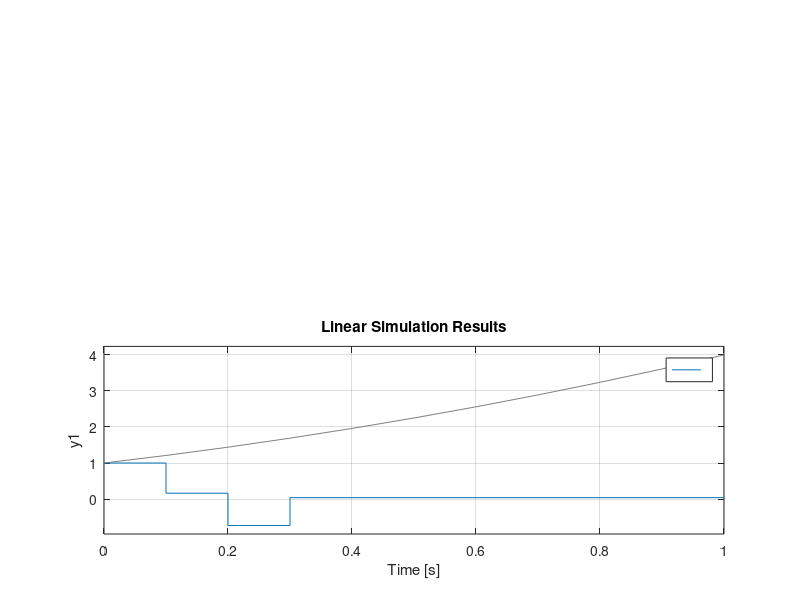

MATLAB code for this plot:
beta=[1 1.48];
alpha1=[1 -0.57];
alpha0=[1 -1];
alpha=conv(alpha1, alpha0);
T = 0.1;

W = tf(beta, alpha, T);
beta1=[1];
beta0=[1 1.48];
r=2; %порядок астатизма
k=1; %кратность корня z=1

l=r-k;
o =((length(alpha0)-1) + l - 1 - (length(beta1)-1) + (length(alpha)-1));
%nv >= 0=3
nv = 3;
nm = 1;
nn = 1;
%их я ручками посчитала, потому что не поняла, как тут неравенства решать
% z^3 = (m1*z + m0)*(z+1.48) + (n1*z + n0)*(z-1)*(z-1) - решаем данное уравнение

A = [[1 0 0 0]; [-2 1 1 0]; [1 -2 1.48 1]; [0 1 0 1.48]];
B = [1 0 0 0];
X = inv(A) * transpose(B);  
n1 = X(1);
n0 = X(2);
m1 = X(3);
m0 = X(4);
M = [m1 m0];
N = [n1 n0];
R = tf(conv(alpha1, M), conv(conv(beta1, N), [1 -1]), T);

t = 0 : 0.1 : 1;
WW = feedback(series(R, W),[1], -1);

g = [1 2 1];
[n, d] = tfdata(feedback([1],series(R, W), -1));
n = n{1};
d = d{1};

c0 =(polyval(n, 1) / polyval(d, 1));

c1 = T * polyval(deconv( n, [1 -1]),1) /polyval(d, 1);

c2 = T * T * polyval(deconv(n, [1 -2 1]), 1) / polyval(d, 1);

%g'' = 2 и с0 и с1 равны 0 => ошибка равна 2*с2 

%извините, я не хочу выносить это в отдельную m-функцию, потому что не вижу в этом никакого смысла
disp(2*c2);

subplot(2,1, 1), step(WW, t);
subplot(2, 1, 2), lsim(feedback([1],series(R, W), -1), t.^2 + 2*t +1, t);

% e(inf) = 0.0391
